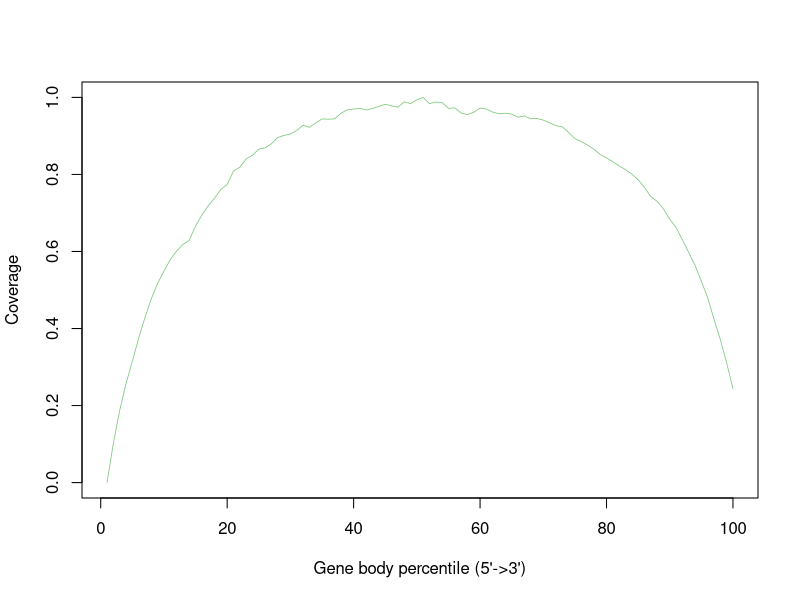

This chart was generated by the following R code:
MI_24Hr_SRR12108298.gencode.Aligned.sortedByCoord.out <- c(0.0,0.10215234818628537,0.18703018829380672,0.2574242005932281,0.3148417266114295,0.37487093293366786,0.428589126308242,0.47708446472436533,0.5173447933763945,0.5487577705705852,0.578745321476861,0.6009372721416385,0.6182102632715328,0.6289876793412801,0.6658965622904714,0.6943555343856913,0.7186494705342795,0.7381397352620832,0.7611978637314717,0.7740489489061282,0.808847755977537,0.8188368642846524,0.8402283715958403,0.8500460646806772,0.8654683781895114,0.8690286571867475,0.8796639857123643,0.8958700561372211,0.9014731596123488,0.9047123510988272,0.914094679858054,0.9275894570030956,0.9223630624972822,0.9334029107214912,0.9440963889537806,0.9434754512164413,0.9444205103622777,0.9590019285476631,0.9677350031906491,0.9697692316249455,0.9717513781480481,0.9671140654533098,0.9713286550630191,0.9765808376996178,0.9823305795654852,0.9780158713303743,0.9746452109418533,0.9882719626385607,0.9841160283851472,0.9936854475049731,1.0,0.9839329832215342,0.9880307677682749,0.986649332997582,0.971589064618988,0.9730331999429627,0.9595176911633683,0.9552500083432188,0.9614123603016503,0.9721857311744116,0.9698678333014774,0.9618998065384542,0.957479417532086,0.9589720952198919,0.9567295391408204,0.9488252242303254,0.9518156361021696,0.9447147984430037,0.9451006091055362,0.9410316465873201,0.9342630207306233,0.9266074854347626,0.9235609464547389,0.9092844349921675,0.8927780086911057,0.8855816032531474,0.8761234270504346,0.8657485080807866,0.851662626526177,0.8427879699886835,0.8330461243473327,0.8219193043879263,0.8124403965506606,0.8012089071192433,0.7860793647422654,0.7666856790925005,0.7426299039164586,0.7301889005862502,0.7109438759257181,0.6837500391878458,0.6623726900661087,0.6302442186550327,0.5977147670927271,0.5640410304330282,0.5228690155102965,0.4803479273927593,0.4240458644434264,0.3714097612625869,0.31121015101731647,0.24364878790728814)


pdf("/athena/angsd/scratch/pes4008/project/QC/rseqc/MI_24Hr_SRR12108298.geneBodyCoverage.curves.pdf")
x=1:100
icolor = colorRampPalette(c("#7fc97f","#beaed4","#fdc086","#ffff99","#386cb0","#f0027f"))(1)
plot(x,MI_24Hr_SRR12108298.gencode.Aligned.sortedByCoord.out,type='l',xlab="Gene body percentile (5'->3')", ylab="Coverage",lwd=0.8,col=icolor[1])
dev.off()
